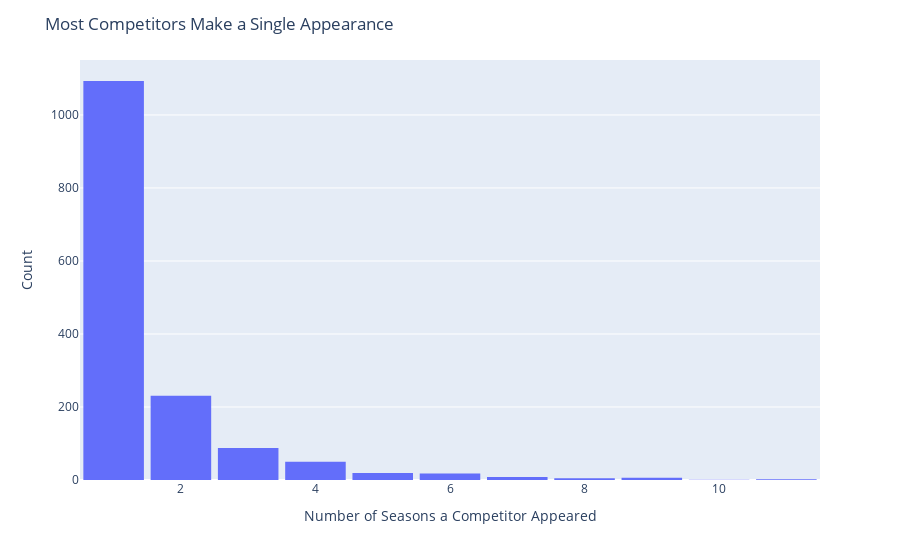

The notebook cell this image was saved under:
### Code cell
fig = px.histogram(df_appearances, x='Appearances')
fig.update_layout(
    title_text='Most Competitors Make a Single Appearance',
    xaxis_title_text='Number of Seasons a Competitor Appeared',
    yaxis_title_text='Count',
    bargap=0.1,
    showlegend=False,
)

### Figure 1 — Plotly figure (JSON) as saved in the notebook; plotly's stock layout.template omitted (floating-point values rounded to 4 significant figures; data arrays with more than 128 entries replaced by an {"elided": "..."} marker saying what was removed)
{"data": [{"alignmentgroup": "True", "bingroup": "x", "hovertemplate": "Appearances=%{x}<br>count=%{y}<extra></extra>", "legendgroup": "", "marker": {"color": "#636efa", "pattern": {"shape": ""}}, "name": "", "offsetgroup": "", "orientation": "v", "showlegend": false, "type": "histogram", "x": {"elided": "1521 int values"}, "xaxis": "x", "yaxis": "y"}], "layout": {"bargap": 0.1, "barmode": "relative", "legend": {"tracegroupgap": 0}, "margin": {"t": 60}, "showlegend": false, "title": {"text": "Most Competitors Make a Single Appearance"}, "xaxis": {"anchor": "y", "domain": [0, 1], "title": {"text": "Number of Seasons a Competitor Appeared"}}, "yaxis": {"anchor": "x", "domain": [0, 1], "title": {"text": "Count"}}}}
